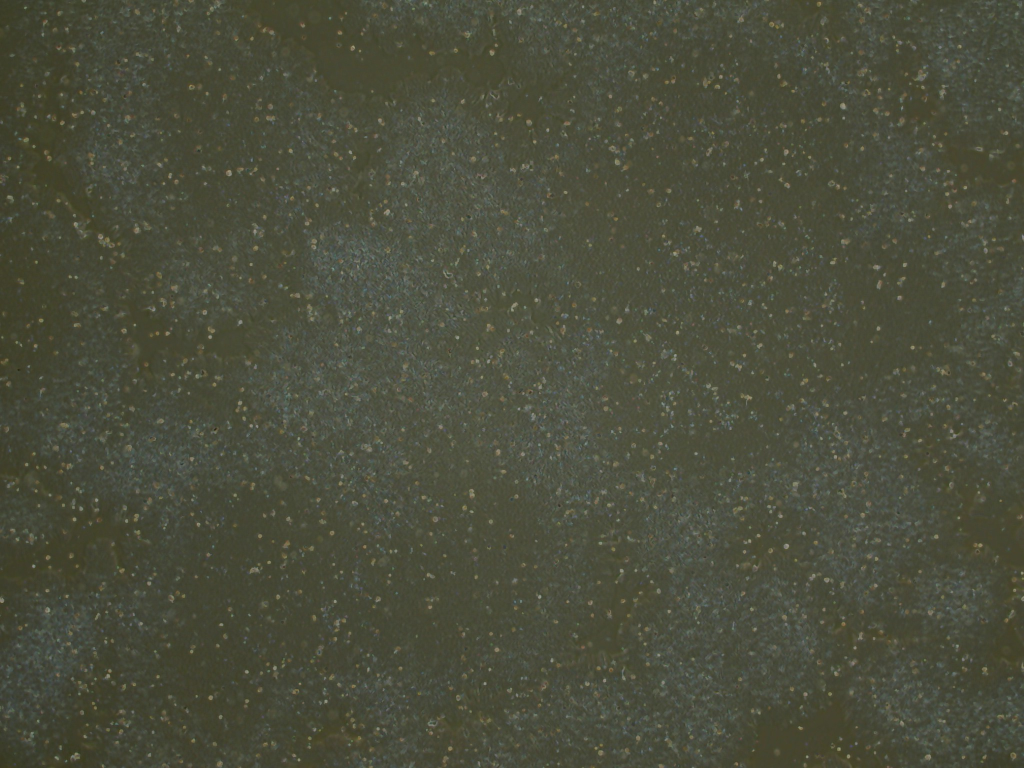
#> input picture archive/exploratory/data/lab/raw/microscopy/evos/2026-08-06/QS_2448.jpg, 2048 x 1536 px (shown at 1/2 size)
$ python -i imaging.py   (imports and definitions only)
#> lines starting #> are read from the running program, lines starting #| are printed output that depends on the picture; after the words box and inside, x2 and y2 are one past the last pixel; in counts of white or black regions, pixels touching at a corner belong together
"""Microscopy: acquisition provenance, focus QC, and phase-contrast coverage.

121 images carry pixels (114 Leica JPEG + 7 EVOS JPG); 114 Leica ``.metadata`` sidecars
carry the acquisition settings as JSON. The sidecars are what make a coverage number
defensible rather than decorative: a confluence comparison across images shot at
different exposure or objective measures the microscope, not the cells.
:func:`comparability_key` is therefore checked *before* any cross-image claim, and the
FN/VTN series passes -- all 18 were shot ``PH``/4X/19000/gain 1/light 45.

**Coverage is not CD31.** These are unstained phase-contrast frames. The number here is
the fraction of the field carrying cell-like texture, stamped
``coverage_frac_phase`` / ``fraction_of_field`` / ``leica-ph-4x-v1``. It is a *separate
campaign* from the flow CD31% and must never become a second column beside it
(requirement 7).

Method: phase contrast makes cells textured and bare substrate smooth, so the signal is
local variance rather than intensity. Sobel gradient magnitude -> Gaussian smoothing ->
Otsu -> small-object removal and hole filling. Otsu assumes the field is bimodal; a
frame that is entirely confluent or entirely empty has no valid split, so
:attr:`ImageFeatures.otsu_separability` travels with the number and a low value means
the threshold was drawn through noise.
"""

from __future__ import annotations

import json
from dataclasses import dataclass
from datetime import datetime
from pathlib import Path

import numpy as np
from skimage import color, filters, io, morphology, transform

#: Long edge the analysis runs at. Full frames are 3072x2048; coverage is a
#: field-fraction and is stable under downsampling, which buys ~15x on 121 images.
ANALYSIS_LONG_EDGE = 1024
#: Blobs of this many downsampled pixels or fewer are debris, not cells. Expressed as
#: a max because scikit-image 0.26 deprecated ``min_size``/``area_threshold`` in favour
#: of ``max_size``, whose comparison is "smaller than *or equal to*".
MAX_DEBRIS_PX = 63

METRIC_NAME = "coverage_frac_phase"
METRIC_UNIT = "fraction_of_field"
METRIC_PROTOCOL = "leica-ph-4x-v1"


@dataclass(frozen=True)
class AcquisitionMeta:
    """A Leica ``.metadata`` sidecar."""

    contrast: str | None
    objective: str | None
    exposure: int | None
    gain: float | None
    light_intensity: float | None
    width: int | None
    height: int | None
    created: datetime | None
    raw: dict

    # [35 lines left out: functions comparability_key, read_sidecar, sidecar_for, not called in this run]


def load_gray(path: Path, long_edge: int = ANALYSIS_LONG_EDGE) -> np.ndarray:
    """Greyscale float image in [0, 1], downsampled so the long edge is ``long_edge``."""
#> called with long_edge = 1024
    img = io.imread(str(path))
#> img is the input picture: shape (1536, 2048, 3); mean R, G, B 75.2, 77.5, 60.5
    if img.ndim == 3:
        img = color.rgb2gray(img[..., :3])
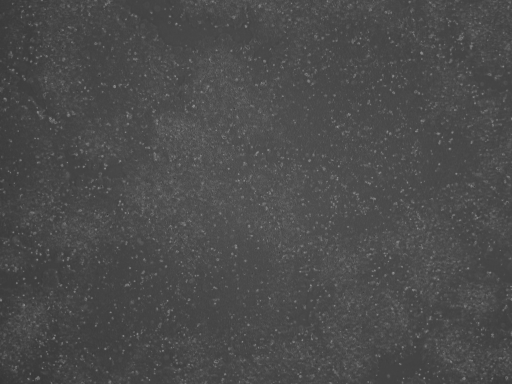
#> img: shape (1536, 2048) float64 (shown at 1/4 size); min 0.105, max 0.631, mean 0.297
    else:
        img = img.astype(float)
        if img.max() > 1.0:
            img = img / 255.0
    scale = long_edge / max(img.shape)
    if scale < 1.0:
        img = transform.rescale(img, scale, anti_aliasing=True)
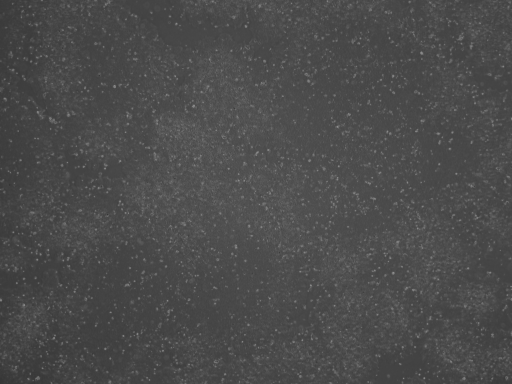
#> img: shape (768, 1024) float64 (shown at 1/2 size); min 0.162, max 0.594, mean 0.297
    return img


# [7 lines left out: function focus_score, not called in this run]


@dataclass(frozen=True)
class ImageFeatures:
    """Per-image QC and coverage."""

    path: str
    width: int
    height: int
    mean_intensity: float
    std_intensity: float
    focus: float
    coverage: float
    otsu_threshold: float
    otsu_separability: float
    comparability_key: tuple | None = None

    # [4 lines left out: function coverage_is_trustworthy, not called in this run]


def _otsu_separability(values: np.ndarray, threshold: float) -> float:
    """Between-class variance over total variance at ``threshold`` -- Otsu's own
    objective, normalised. 0 means the two classes are indistinguishable."""
    total = values.var()
    if total <= 0:
        return 0.0
    lo, hi = values[values <= threshold], values[values > threshold]
    if lo.size == 0 or hi.size == 0:
        return 0.0
    w0, w1 = lo.size / values.size, hi.size / values.size
    return float((w0 * w1 * (lo.mean() - hi.mean()) ** 2) / total)


def texture_coverage(gray: np.ndarray) -> tuple[float, float, float]:
    """``(coverage_fraction, otsu_threshold, separability)``.

    Cells scatter light and produce edges; bare substrate is flat. The response is the
    Sobel gradient magnitude, smoothed so a cell body counts as one object rather than
    an outline.
    """
    edges = filters.sobel(gray)
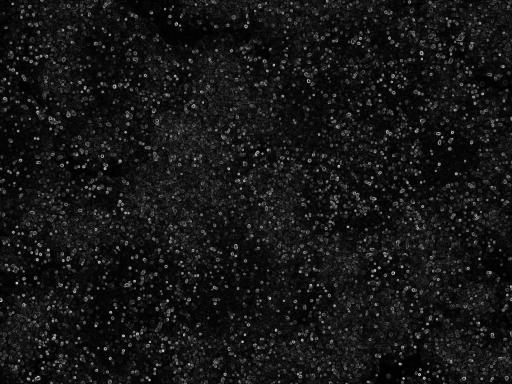
#> edges: shape (768, 1024) float64 (shown at 1/2 size); min 7.94e-06, max 0.2, mean 0.0174; drawn with min black and max white
    response = filters.gaussian(edges, sigma=2.0)
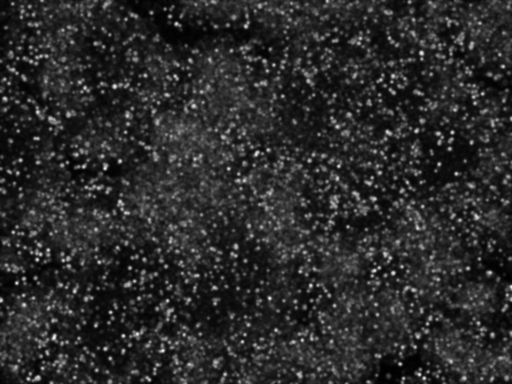
#> response: shape (768, 1024) float64 (shown at 1/2 size); min 0.000768, max 0.0993, mean 0.0174; drawn with min black and max white
    thr = float(filters.threshold_otsu(response))
#> thr = 0.024
    sep = _otsu_separability(response.ravel(), thr)
#> in _otsu_separability, `total = values.var()`: total = 0.00013
#> sep = 0.643
    mask = response > thr
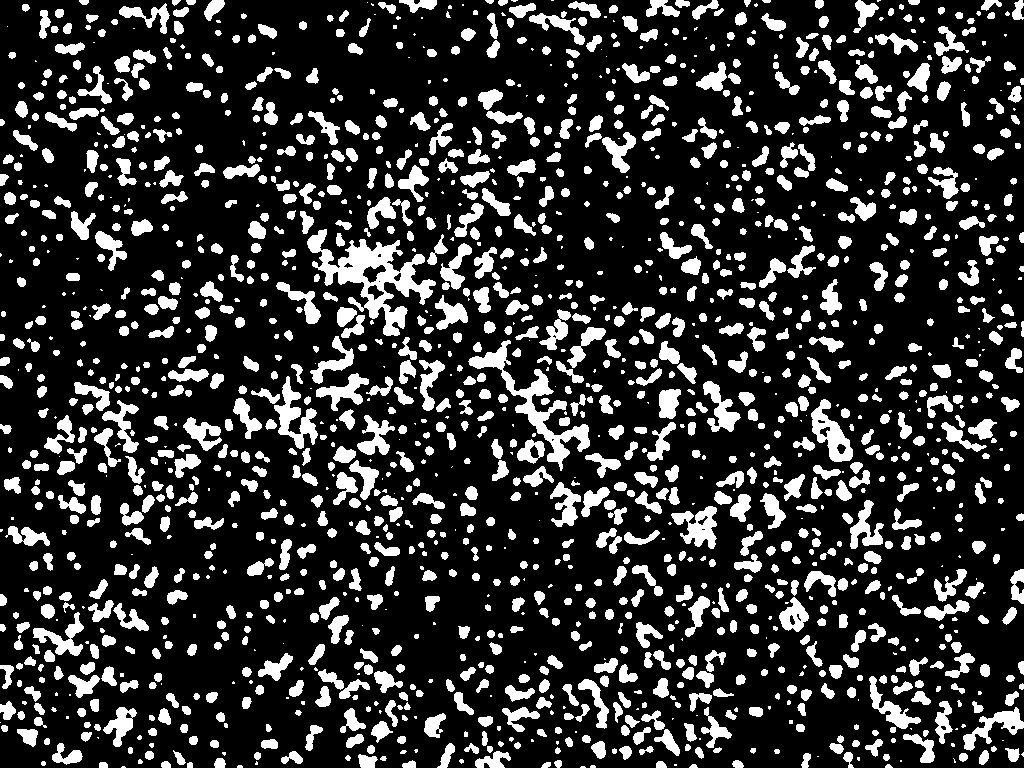
#> mask: shape (768, 1024) bool; 20.5% white; 1720 white regions (388 under 20 px), largest, box (x1, y1, x2, y2) and area: (307, 229, 436, 336) 4512, (468, 340, 590, 471) 2850, (274, 376, 318, 449) 1240
#> (the run stopped early here; a loop or call above may not have finished)

$ run again, on archive/exploratory/data/lab/raw/microscopy/evos/2026-08-06/QS_2449.jpg
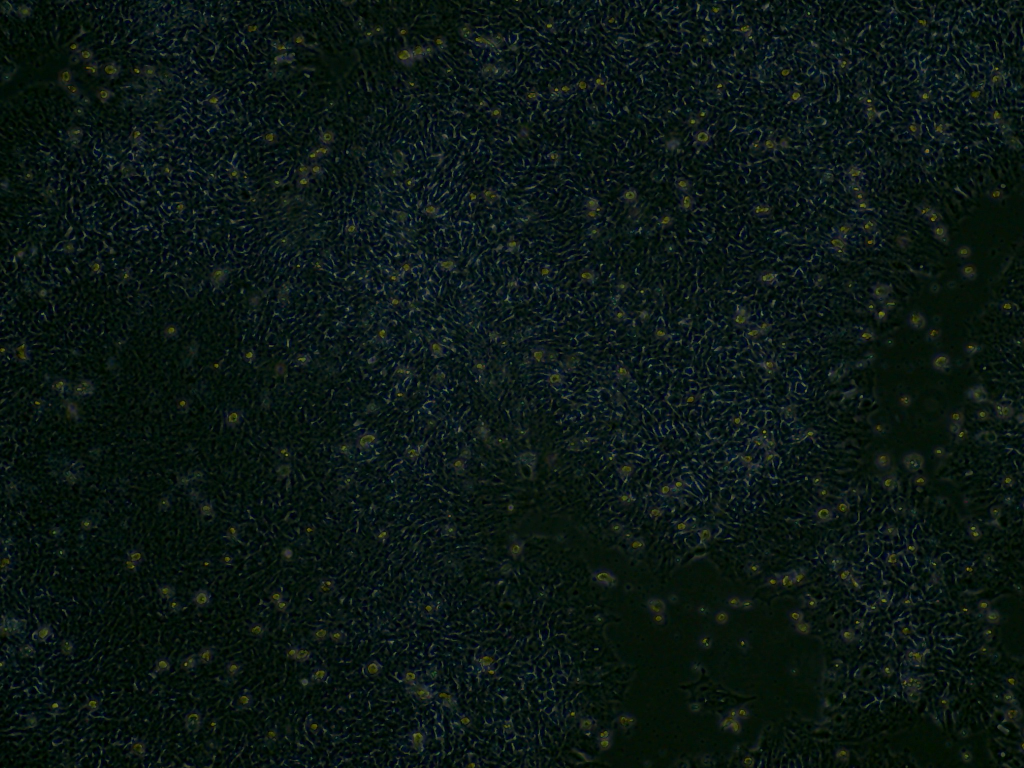
#> input picture archive/exploratory/data/lab/raw/microscopy/evos/2026-08-06/QS_2449.jpg, 2048 x 1536 px (shown at 1/2 size)
#> in load_gray, img is the input picture: shape (1536, 2048, 3); mean R, G, B 10.9, 22.3, 19
#> in texture_coverage, `response = filters.gaussian(edges, sigma=2.0)`:
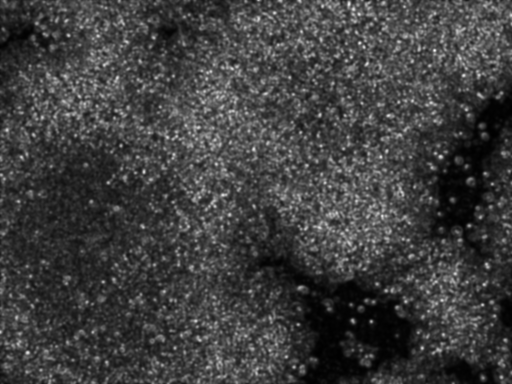
#> response: shape (768, 1024) float64 (shown at 1/2 size); min 0.00133, max 0.127, mean 0.0324; drawn with min black and max white
#> thr = 0.0355
#> total = 0.000251
#> sep = 0.626
#> in texture_coverage, `mask = response > thr`:
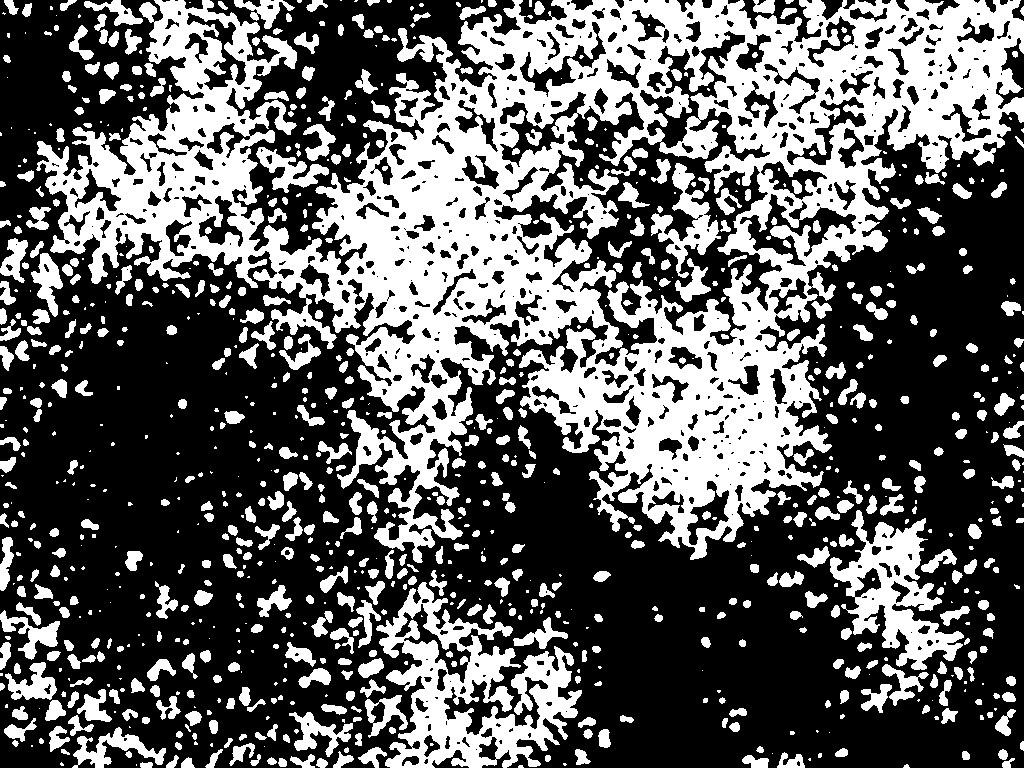
#> mask: shape (768, 1024) bool; 37.6% white; 984 white regions (358 under 20 px), largest, box (x1, y1, x2, y2) and area: (36, 0, 1024, 563) 197745, (376, 582, 582, 768) 16029, (830, 510, 964, 670) 8054

$ run again, on archive/exploratory/data/lab/raw/microscopy/evos/2026-08-06/QS_2450.jpg
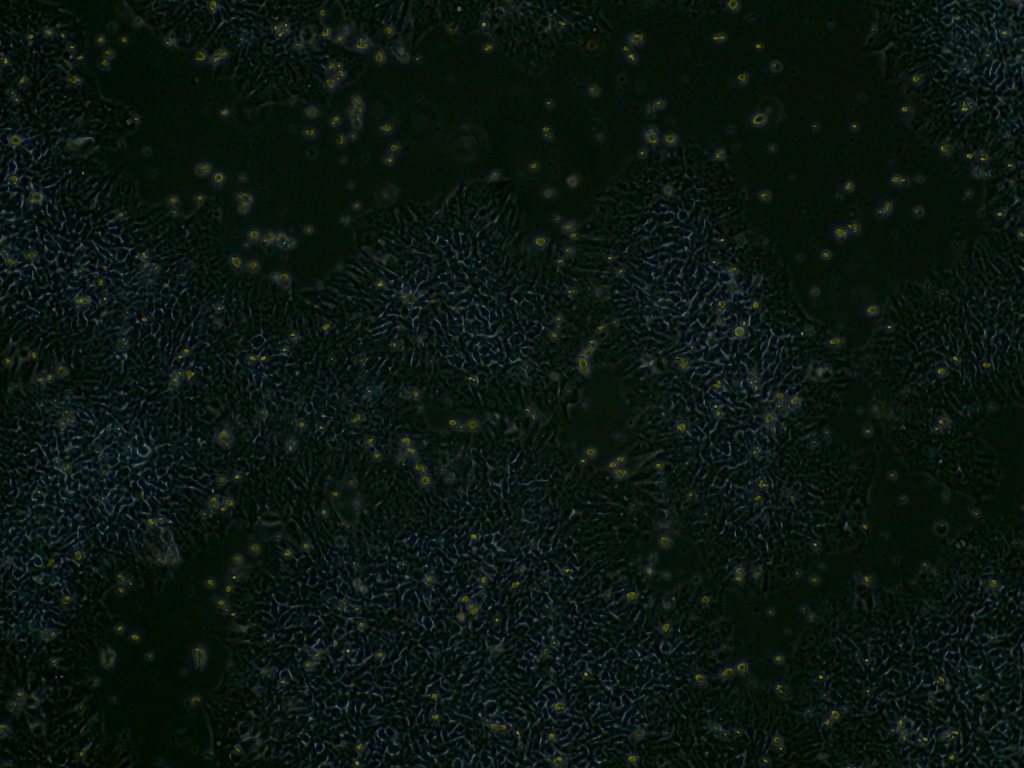
#> input picture archive/exploratory/data/lab/raw/microscopy/evos/2026-08-06/QS_2450.jpg, 2048 x 1536 px (shown at 1/2 size)
#> in load_gray, img is the input picture: shape (1536, 2048, 3); mean R, G, B 9.5, 21, 14.9
#> in texture_coverage, `response = filters.gaussian(edges, sigma=2.0)`:
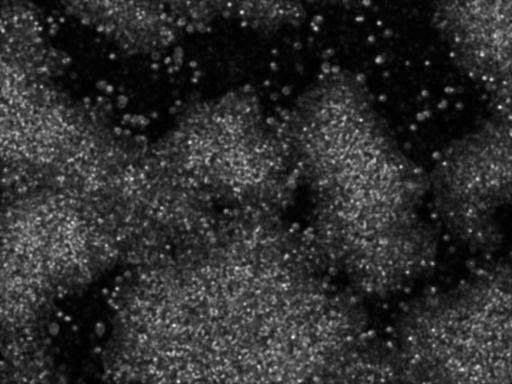
#> response: shape (768, 1024) float64 (shown at 1/2 size); min 0.00119, max 0.128, mean 0.0243; drawn with min black and max white
#> thr = 0.0273
#> total = 0.000272
#> sep = 0.655
#> in texture_coverage, `mask = response > thr`:
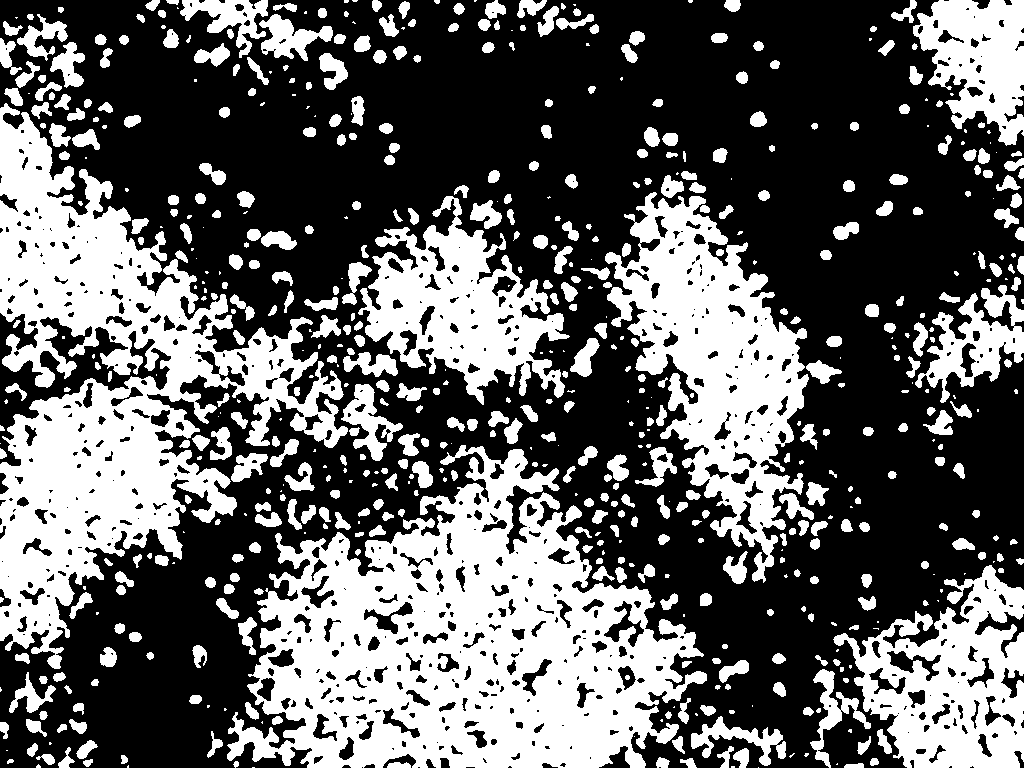
#> mask: shape (768, 1024) bool; 38.7% white; 636 white regions (180 under 20 px), largest, box (x1, y1, x2, y2) and area: (227, 445, 707, 768) 81743, (0, 103, 348, 669) 70546, (605, 192, 809, 583) 34055
